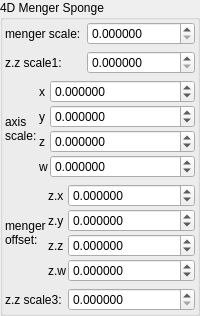
    <widget class="QGroupBox" name="groupBox_2">
     <property name="title">
      <string>4D Menger Sponge</string>
     </property>
     <layout class="QVBoxLayout" name="verticalLayout_4">
      <property name="leftMargin">
       <number>2</number>
      </property>
      <property name="topMargin">
       <number>2</number>
      </property>
      <property name="rightMargin">
       <number>2</number>
      </property>
      <property name="bottomMargin">
       <number>2</number>
      </property>
      <item>
       <layout class="QGridLayout" name="gridLayout" columnstretch="0,1">
        <item row="0" column="0">
         <widget class="QLabel" name="label_256">
          <property name="text">
           <string>menger scale:</string>
          </property>
         </widget>
        </item>
        <item row="0" column="1">
         <widget class="MyDoubleSpinBox" name="spinbox_transf_scale_3">
          <property name="sizePolicy">
           <sizepolicy hsizetype="Minimum" vsizetype="Maximum">
            <horstretch>0</horstretch>
            <verstretch>0</verstretch>
           </sizepolicy>
          </property>
          <property name="prefix">
           <string/>
          </property>
          <property name="suffix">
           <string/>
          </property>
          <property name="decimals">
           <number>6</number>
          </property>
          <property name="minimum">
           <double>0.000000000000000</double>
          </property>
          <property name="maximum">
           <double>99.989999999999995</double>
          </property>
          <property name="singleStep">
           <double>0.100000000000000</double>
          </property>
         </widget>
        </item>
        <item row="1" column="0">
         <widget class="QLabel" name="label_181">
          <property name="text">
           <string>z.z scale1:</string>
          </property>
         </widget>
        </item>
        <item row="1" column="1">
         <widget class="MyDoubleSpinBox" name="spinbox_transf_scale_1">
          <property name="sizePolicy">
           <sizepolicy hsizetype="Minimum" vsizetype="Maximum">
            <horstretch>0</horstretch>
            <verstretch>0</verstretch>
           </sizepolicy>
          </property>
          <property name="prefix">
           <string/>
          </property>
          <property name="suffix">
           <string/>
          </property>
          <property name="decimals">
           <number>6</number>
          </property>
          <property name="minimum">
           <double>0.000000000000000</double>
          </property>
          <property name="maximum">
           <double>99.989999999999995</double>
          </property>
          <property name="singleStep">
           <double>0.100000000000000</double>
          </property>
         </widget>
        </item>
       </layout>
      </item>
      <item>
       <layout class="QGridLayout" name="gridLayout_47" columnstretch="0,0,2">
        <property name="spacing">
         <number>2</number>
        </property>
        <item row="0" column="1">
         <widget class="QLabel" name="label_175">
          <property name="text">
           <string notr="true">x</string>
          </property>
         </widget>
        </item>
        <item row="3" column="1">
         <widget class="QLabel" name="label_176">
          <property name="text">
           <string notr="true">w</string>
          </property>
         </widget>
        </item>
        <item row="2" column="2">
         <widget class="MyDoubleSpinBox" name="spinbox4_transf_scale_1111_z">
          <property name="sizePolicy">
           <sizepolicy hsizetype="Minimum" vsizetype="Maximum">
            <horstretch>0</horstretch>
            <verstretch>0</verstretch>
           </sizepolicy>
          </property>
          <property name="prefix">
           <string/>
          </property>
          <property name="suffix">
           <string/>
          </property>
          <property name="decimals">
           <number>6</number>
          </property>
          <property name="minimum">
           <double>-99.989999999999995</double>
          </property>
          <property name="maximum">
           <double>99.989999999999995</double>
          </property>
          <property name="singleStep">
           <double>0.100000000000000</double>
          </property>
         </widget>
        </item>
        <item row="0" column="2">
         <widget class="MyDoubleSpinBox" name="spinbox4_transf_scale_1111_x">
          <property name="sizePolicy">
           <sizepolicy hsizetype="Minimum" vsizetype="Maximum">
            <horstretch>0</horstretch>
            <verstretch>0</verstretch>
           </sizepolicy>
          </property>
          <property name="prefix">
           <string/>
          </property>
          <property name="suffix">
           <string/>
          </property>
          <property name="decimals">
           <number>6</number>
          </property>
          <property name="minimum">
           <double>-99.989999999999995</double>
          </property>
          <property name="maximum">
           <double>99.989999999999995</double>
          </property>
          <property name="singleStep">
           <double>0.100000000000000</double>
          </property>
         </widget>
        </item>
        <item row="2" column="1">
         <widget class="QLabel" name="label_177">
          <property name="text">
           <string notr="true">z</string>
          </property>
         </widget>
        </item>
        <item row="1" column="1">
         <widget class="QLabel" name="label_178">
          <property name="text">
           <string notr="true">y</string>
          </property>
         </widget>
        </item>
        <item row="3" column="2">
         <widget class="MyDoubleSpinBox" name="spinbox4_transf_scale_1111_w">
          <property name="sizePolicy">
           <sizepolicy hsizetype="Minimum" vsizetype="Maximum">
            <horstretch>0</horstretch>
            <verstretch>0</verstretch>
           </sizepolicy>
          </property>
          <property name="prefix">
           <string/>
          </property>
          <property name="suffix">
           <string/>
          </property>
          <property name="decimals">
           <number>6</number>
          </property>
          <property name="minimum">
           <double>-99.989999999999995</double>
          </property>
          <property name="maximum">
           <double>99.989999999999995</double>
          </property>
          <property name="singleStep">
           <double>0.100000000000000</double>
          </property>
         </widget>
        </item>
        <item row="1" column="2">
         <widget class="MyDoubleSpinBox" name="spinbox4_transf_scale_1111_y">
          <property name="sizePolicy">
           <sizepolicy hsizetype="Minimum" vsizetype="Maximum">
            <horstretch>0</horstretch>
            <verstretch>0</verstretch>
           </sizepolicy>
          </property>
          <property name="prefix">
           <string/>
          </property>
          <property name="suffix">
           <string/>
          </property>
          <property name="decimals">
           <number>6</number>
          </property>
          <property name="minimum">
           <double>-99.989999999999995</double>
          </property>
          <property name="maximum">
           <double>99.989999999999995</double>
          </property>
          <property name="singleStep">
           <double>0.100000000000000</double>
          </property>
         </widget>
        </item>
        <item row="1" column="0" rowspan="2">
         <widget class="QLabel" name="label_179">
          <property name="text">
           <string>axis
scale:</string>
          </property>
         </widget>
        </item>
       </layout>
      </item>
      <item>
       <layout class="QGridLayout" name="gridLayout_63" columnstretch="0,0,0,1">
        <property name="spacing">
         <number>2</number>
        </property>
        <item row="4" column="2">
         <widget class="QLabel" name="label_99">
          <property name="text">
           <string notr="true">z.w</string>
          </property>
         </widget>
        </item>
        <item row="1" column="2">
         <widget class="QLabel" name="label_93">
          <property name="text">
           <string notr="true">z.x</string>
          </property>
         </widget>
        </item>
        <item row="2" column="3">
         <widget class="MyDoubleSpinBox" name="spinbox4_transf_addition_constant_111d5_y">
          <property name="sizePolicy">
           <sizepolicy hsizetype="Minimum" vsizetype="Maximum">
            <horstretch>0</horstretch>
            <verstretch>0</verstretch>
           </sizepolicy>
          </property>
          <property name="prefix">
           <string/>
          </property>
          <property name="suffix">
           <string/>
          </property>
          <property name="decimals">
           <number>6</number>
          </property>
          <property name="minimum">
           <double>-99.989999999999995</double>
          </property>
          <property name="maximum">
           <double>99.989999999999995</double>
          </property>
          <property name="singleStep">
           <double>0.100000000000000</double>
          </property>
         </widget>
        </item>
        <item row="1" column="3">
         <widget class="MyDoubleSpinBox" name="spinbox4_transf_addition_constant_111d5_x">
          <property name="sizePolicy">
           <sizepolicy hsizetype="Minimum" vsizetype="Maximum">
            <horstretch>0</horstretch>
            <verstretch>0</verstretch>
           </sizepolicy>
          </property>
          <property name="prefix">
           <string/>
          </property>
          <property name="suffix">
           <string/>
          </property>
          <property name="decimals">
           <number>6</number>
          </property>
          <property name="minimum">
           <double>-99.989999999999995</double>
          </property>
          <property name="maximum">
           <double>99.989999999999995</double>
          </property>
          <property name="singleStep">
           <double>0.100000000000000</double>
          </property>
         </widget>
        </item>
        <item row="3" column="2">
         <widget class="QLabel" name="label_98">
          <property name="text">
           <string notr="true">z.z</string>
          </property>
         </widget>
        </item>
        <item row="4" column="3">
         <widget class="MyDoubleSpinBox" name="spinbox4_transf_addition_constant_111d5_w">
          <property name="sizePolicy">
           <sizepolicy hsizetype="Minimum" vsizetype="Maximum">
            <horstretch>0</horstretch>
            <verstretch>0</verstretch>
           </sizepolicy>
          </property>
          <property name="prefix">
           <string/>
          </property>
          <property name="suffix">
           <string/>
          </property>
          <property name="decimals">
           <number>6</number>
          </property>
          <property name="minimum">
           <double>-99.989999999999995</double>
          </property>
          <property name="maximum">
           <double>99.989999999999995</double>
          </property>
          <property name="singleStep">
           <double>0.100000000000000</double>
          </property>
         </widget>
        </item>
        <item row="3" column="3">
         <widget class="MyDoubleSpinBox" name="spinbox4_transf_addition_constant_111d5_z">
          <property name="sizePolicy">
           <sizepolicy hsizetype="Minimum" vsizetype="Maximum">
            <horstretch>0</horstretch>
            <verstretch>0</verstretch>
           </sizepolicy>
          </property>
          <property name="prefix">
           <string/>
          </property>
          <property name="suffix">
           <string/>
          </property>
          <property name="decimals">
           <number>6</number>
          </property>
          <property name="minimum">
           <double>-99.989999999999995</double>
          </property>
          <property name="maximum">
           <double>99.989999999999995</double>
          </property>
          <property name="singleStep">
           <double>0.100000000000000</double>
          </property>
         </widget>
        </item>
        <item row="2" column="2">
         <widget class="QLabel" name="label_90">
          <property name="text">
           <string notr="true">z.y</string>
          </property>
         </widget>
        </item>
        <item row="2" column="1" rowspan="2">
         <widget class="QLabel" name="label_91">
          <property name="text">
           <string>menger
offset:</string>
          </property>
         </widget>
        </item>
       </layout>
      </item>
      <item>
       <layout class="QGridLayout" name="gridLayout_3" columnstretch="0,1" columnminimumwidth="0,0">
        <item row="0" column="0">
         <widget class="QLabel" name="label_183">
          <property name="text">
           <string>z.z scale3:</string>
          </property>
         </widget>
        </item>
        <item row="0" column="1">
         <widget class="MyDoubleSpinBox" name="spinbox_transf_scaleA_3">
          <property name="sizePolicy">
           <sizepolicy hsizetype="Minimum" vsizetype="Maximum">
            <horstretch>0</horstretch>
            <verstretch>0</verstretch>
           </sizepolicy>
          </property>
          <property name="prefix">
           <string/>
          </property>
          <property name="suffix">
           <string/>
          </property>
          <property name="decimals">
           <number>6</number>
          </property>
          <property name="minimum">
           <double>0.000000000000000</double>
          </property>
          <property name="maximum">
           <double>99.989999999999995</double>
          </property>
          <property name="singleStep">
           <double>0.100000000000000</double>
          </property>
         </widget>
        </item>
       </layout>
      </item>
     </layout>
    </widget>
